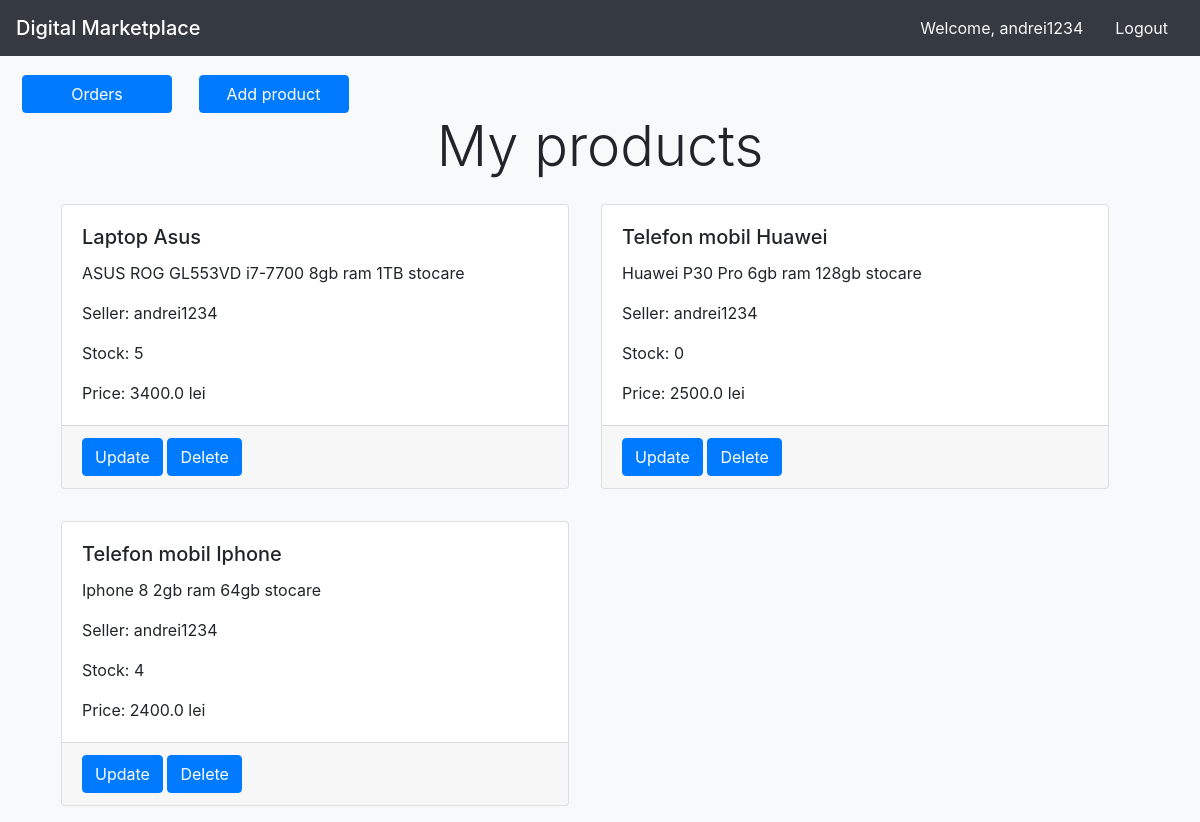
Page /my_products/1 (signed in) on the committed database.
### app/models.py (models this page shows)
class Product(models.Model):
    name = models.CharField(max_length=50, error_messages={'required': 'This field is required',
                                                           'invalid': 'Name has maximum 50 characters!'
                                                           })
    description = models.CharField(max_length=300, error_messages={'required': 'This field is required',
                                                                   'invalid': 'Description has maximum 300 characters!'
                                                                   })
    price = models.FloatField(error_messages={'required': 'This field is required'})
    stock = models.PositiveIntegerField(error_messages={'required': 'This field is required',
                                                        'invalid': 'Stock must be greater or equal to 0!'
                                                        })
    user = models.ForeignKey(User, on_delete=models.CASCADE)

### app/views.py (the view)
# urls.py: path('my_products/<int:pk>', MyProductListView.as_view(), name='my_product_list'),
class MyProductListView(LoginRequiredMixin, ListView):
    template_name = 'my_products.html'
    context_object_name = 'my_product_list'
    def get_queryset(self):
        my_product_list = Product.objects.filter(user_id=self.kwargs['pk'])
        return my_product_list

### app/templates/my_products.html (shortened to what this page needs)
{% extends 'base.html' %}
{% block content %}
  {% if user.is_authenticated %}
        <a class="btn btn-primary" href="{% url 'seller_order_list' user.id %}" style="margin-left:22px;margin-top:75px;width:150px">
            Orders
        </a>
        <a class="btn btn-primary" href="{% url 'add_product' %}" style="margin-left:22px;margin-top:75px;width:150px">
            Add product
        </a>
        <h2 class="display-4 text-center">My products</h2>
        <div class ="container">
          <div class="row container">
            {% for product in my_product_list %}
              <div class="col-sm-6 p-3">
                <div class="card">
                  <div class="card-body">
                    <h5 class="card-title">{{ product.name }}</h5>
                    <p class="card-text">{{ product.description }}</p>
                    <p class="card-text">Seller: {{ product.user.username }}</p>
                    <p class="card-text">Stock: {{product.stock}}</p>
                    <p class="card-text">Price: {{product.price}} lei</p>
                  </div>
                  <div class="card-footer text-muted">
                    <a href="{% url 'edit_product' user.id product.id %}" class="btn btn-primary">Update</a>
                    <form method="POST" class="d-inline" action="{% url 'delete_product' user.id product.id %}">
                        <input type="submit" class="btn btn-primary" value="Delete">
                    </form>
                  </div>
                </div>
              </div>
            {% endfor %}
          </div>
        </div>
  {% endif %}
{% endblock %}

### app/templates/nav.html
<nav class="navbar fixed-top navbar-dark bg-dark">
  <span class="navbar-brand mb-0 h1">Digital Marketplace</span>
    <ul class="nav">
      {% if user.is_authenticated %}
        <li class="nav-item">
          <a class="nav-link active text-light"> Welcome, {{ user.username }}</a>
        </li>
        <li class="nav-item">
          <a class="nav-link active text-light" href="{% url 'logout' %}">Logout</a>
        </li>
      {% endif %}
    </ul>
</nav>

### rows in the picture
Product: name "Laptop Asus", description "ASUS ROG GL553VD i7-7700 8gb ram 1TB stocare", user.username "andrei1234", stock "5", price "3400.0"
Product: name "Telefon mobil Huawei", description "Huawei P30 Pro 6gb ram 128gb stocare", user.username "andrei1234", stock "0", price "2500.0"
Product: name "Telefon mobil Iphone", description "Iphone 8 2gb ram 64gb stocare", user.username "andrei1234", stock "4", price "2400.0"

### other values in the picture
{{ user.username }} "andrei1234"
